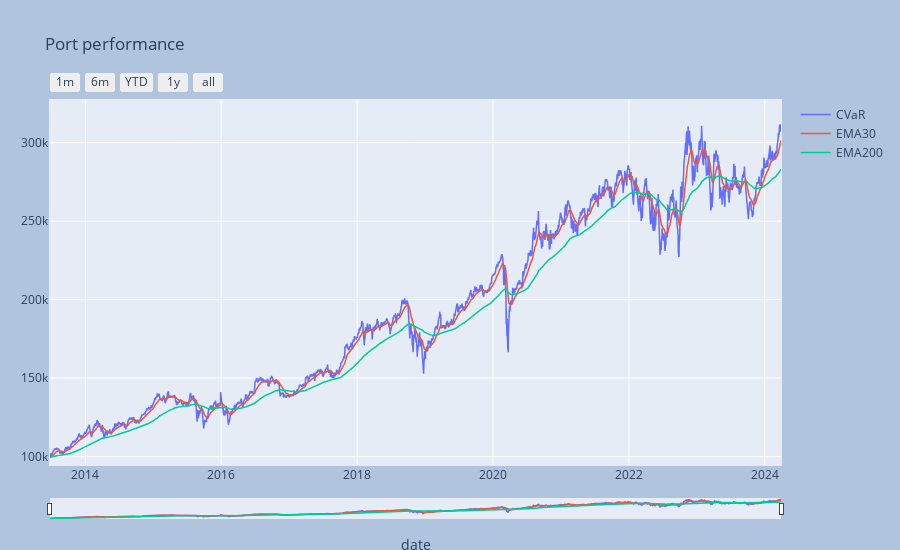

The notebook cell this image was saved under:
### Markdown cell above
### Run backtesting for simple CVaR model (same parameters and rolling schedule)

### Code cell
pname = 'CVaR'
pp1 = az.Port_CVaR(mktdata, 
                   freq=freq, 
                   histoffset=histoffset, 
                   fixoffset=fixoffset, 
                   pname=pname)
port1 = pp1.set_model(alpha=alpha, rtype=rtype, mu0=mu0, hlength=hlength)
_ = pp1.port_view(fancy=True)

### Figure 1 — Plotly figure (JSON) as saved in the notebook; plotly's stock layout.template omitted (floating-point values rounded to 4 significant figures; data arrays with more than 128 entries replaced by an {"elided": "..."} marker saying what was removed)
{"data": [{"line": {"width": 1.5}, "name": "CVaR", "type": "scatter", "x": {"elided": "2709 str values"}, "y": {"elided": "2709 float values"}}, {"line": {"width": 1.5}, "name": "EMA30", "type": "scatter", "x": {"elided": "2709 str values"}, "y": {"elided": "2709 float values"}}, {"line": {"width": 1.5}, "name": "EMA200", "type": "scatter", "x": {"elided": "2709 str values"}, "y": {"elided": "2709 float values"}}], "layout": {"autosize": false, "height": 550, "margin": {"b": 25, "l": 50, "pad": 1, "r": 50, "t": 100}, "paper_bgcolor": "LightSteelBlue", "title": {"text": "Port performance"}, "width": 900, "xaxis": {"autorange": false, "fixedrange": false, "range": ["2013-06-25T00:00:00", "2024-03-28T00:00:00"], "rangeselector": {"buttons": [{"count": 1, "label": "1m", "step": "month", "stepmode": "backward"}, {"count": 6, "label": "6m", "step": "month", "stepmode": "backward"}, {"count": 1, "label": "YTD", "step": "year", "stepmode": "todate"}, {"count": 1, "label": "1y", "step": "year", "stepmode": "backward"}, {"step": "all"}]}, "rangeslider": {"thickness": 0.05, "visible": true}, "title": {"text": "date"}, "type": "date"}, "yaxis": {"autorange": false, "fixedrange": false, "range": [94650.0, 327100.0], "title": {}}}}
